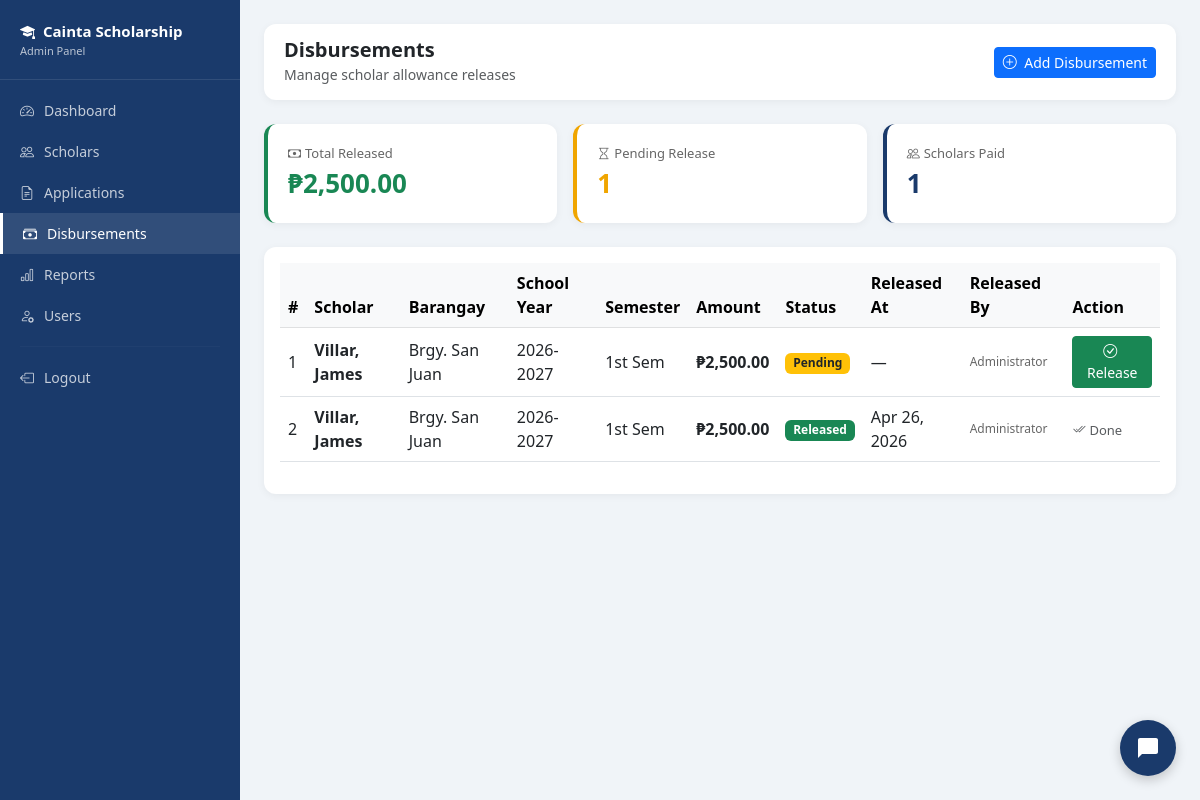
The page /admin/disbursements.php (signed in) on the database as committed earlier.
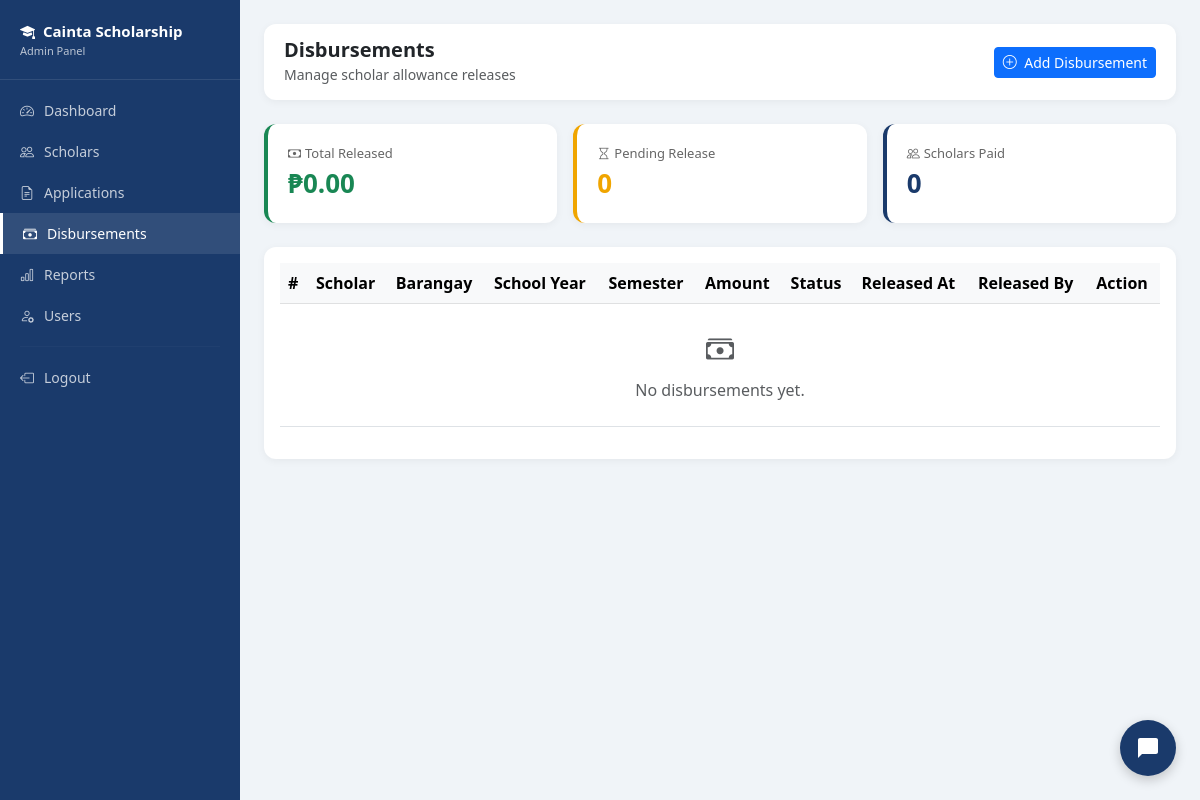
The same page on the database as committed later.
### tables this page shows
CREATE TABLE `disbursements` (
  `disbursement_id` int(11) NOT NULL,
  `scholar_id` int(11) NOT NULL,
  `school_year` varchar(20) DEFAULT NULL,
  `semester` enum('1st','2nd') DEFAULT NULL,
  `amount` decimal(10,2) DEFAULT NULL,
  `status` enum('pending','released') DEFAULT 'pending',
  `released_by` int(11) DEFAULT NULL,
  `released_at` timestamp NULL DEFAULT NULL,
  `created_at` timestamp NOT NULL DEFAULT current_timestamp()
);

CREATE TABLE `students` (
  `student_id` int(11) NOT NULL,
  `first_name` varchar(50) NOT NULL,
  `last_name` varchar(50) NOT NULL,
  `middle_name` varchar(50) DEFAULT NULL,
  `email` varchar(100) NOT NULL,
  `password` varchar(255) NOT NULL,
  `contact_no` varchar(20) DEFAULT NULL,
  `address` text DEFAULT NULL,
  `barangay` varchar(100) DEFAULT NULL,
  `birthdate` date DEFAULT NULL,
  `gender` enum('Male','Female') DEFAULT NULL,
  `is_active` tinyint(4) DEFAULT 1,
  `created_at` timestamp NOT NULL DEFAULT current_timestamp(),
  `is_archived` tinyint(4) DEFAULT 0,
  `archived_at` timestamp NULL DEFAULT NULL,
  `archive_reason` varchar(255) DEFAULT NULL
);

CREATE TABLE `users` (
  `user_id` int(11) NOT NULL,
  `full_name` varchar(100) NOT NULL,
  `username` varchar(50) NOT NULL,
  `password` varchar(255) NOT NULL,
  `role` enum('admin','officer','cashier') NOT NULL,
  `email` varchar(100) DEFAULT NULL,
  `is_active` tinyint(4) DEFAULT 1,
  `created_at` timestamp NOT NULL DEFAULT current_timestamp()
);

### admin/disbursements.php (the view, shortened to what the changed rows need)
<?php
require_once '../includes/db.php';
$is_admin = $_SESSION['role'] == 'admin';
$disbursements = $pdo->query("
    SELECT d.*, s.first_name, s.last_name, s.barangay,
            u.full_name as released_by_name
    FROM disbursements d
    LEFT JOIN students s ON d.scholar_id = s.student_id
    LEFT JOIN users u ON d.released_by = u.user_id
    ORDER BY d.created_at DESC
")->fetchAll();
$total_released = $pdo->query("SELECT SUM(amount) FROM disbursements WHERE status='released'")->fetchColumn();
$total_pending = $pdo->query("SELECT COUNT(*) FROM disbursements WHERE status='pending'")->fetchColumn();
$total_scholars_disbursed = $pdo->query("SELECT COUNT(DISTINCT scholar_id) FROM disbursements WHERE status='released'")->fetchColumn();
?>
<!DOCTYPE html>
<html lang="en">
<head>
    <link href="https://cdn.jsdelivr.net/npm/bootstrap@5.3.0/dist/css/bootstrap.min.css" rel="stylesheet">
    <link href="https://cdn.jsdelivr.net/npm/bootstrap-icons@1.10.0/font/bootstrap-icons.css" rel="stylesheet">
</head>
<body>
<?php if($is_admin): ?>
<div class="main-content">
<?php endif; ?>
    <div class="row g-3 mb-4">
        <div class="col-md-4">
            <div class="stat-card" style="border-color: #198754;">
                <div style="font-size:13px; color:#666;"><i class="bi bi-cash me-1"></i>Total Released</div>
                <div style="font-size:26px; font-weight:700; color:#198754;">₱<?= number_format($total_released ?? 0, 2) ?></div>
            </div>
        </div>
        <div class="col-md-4">
            <div class="stat-card" style="border-color: #f0a500;">
                <div style="font-size:13px; color:#666;"><i class="bi bi-hourglass me-1"></i>Pending Release</div>
                <div style="font-size:26px; font-weight:700; color:#f0a500;"><?= $total_pending ?></div>
            </div>
        </div>
        <div class="col-md-4">
            <div class="stat-card" style="border-color: #1A3A6B;">
                <div style="font-size:13px; color:#666;"><i class="bi bi-people me-1"></i>Scholars Paid</div>
                <div style="font-size:26px; font-weight:700; color:#1A3A6B;"><?= $total_scholars_disbursed ?></div>
            </div>
        </div>
    </div>
    <div class="card">
        <div class="card-body">
            <div class="table-responsive">
                <table class="table table-hover align-middle">
                    <thead class="table-light">
                        <tr>
                            <th>#</th>
                            <th>Scholar</th>
                            <th>Barangay</th>
                            <th>School Year</th>
                            <th>Semester</th>
                            <th>Amount</th>
                            <th>Status</th>
                            <th>Released At</th>
                            <th>Released By</th>
                            <th>Action</th>
                        </tr>
                    </thead>
                    <tbody>
                        <?php if(empty($disbursements)): ?>
                        <tr>
                            <td colspan="10" class="text-center text-muted py-4">
                                <i class="bi bi-cash-stack fs-3 d-block mb-2"></i>
                                No disbursements yet.
                            </td>
                        </tr>
                        <?php else: ?>
                        <?php foreach($disbursements as $i => $d): ?>
                        <tr>
                            <td><?= $i + 1 ?></td>
                            <td><strong><?= htmlspecialchars($d['last_name'] . ', ' . $d['first_name']) ?></strong></td>
                            <td><?= htmlspecialchars($d['barangay']) ?></td>
                            <td><?= $d['school_year'] ?></td>
                            <td><?= $d['semester'] ?> Sem</td>
                            <td><strong>₱<?= number_format($d['amount'], 2) ?></strong></td>
                            <td>
                                <span class="badge <?= $d['status']=='released' ? 'bg-success' : 'bg-warning text-dark' ?>">
                                    <?= ucfirst($d['status']) ?>
                                </span>
                            </td>
                            <td><?= $d['released_at'] ? date('M d, Y', strtotime($d['released_at'])) : '—' ?></td>
                            <td style="font-size:12px; color:#666;"><?= $d['released_by_name'] ? htmlspecialchars($d['released_by_name']) : '—' ?></td>
                            <td>
                                <?php if($d['status'] == 'pending'): ?>
                                <a href="disbursements.php?release=<?= $d['disbursement_id'] ?>"
                                    class="btn btn-sm btn-success"
                                    onclick="return confirm('Release ₱<?= number_format($d['amount'],2) ?> for <?= htmlspecialchars($d['first_name'] . ' ' . $d['last_name']) ?>?')">
                                    <i class="bi bi-check-circle me-1"></i> Release
                                </a>
                                <?php else: ?>
                                <span class="text-muted" style="font-size:13px;"><i class="bi bi-check2-all me-1"></i>Done</span>
                                <?php endif; ?>
                            </td>
                        </tr>
                        <?php endforeach; ?>
                        <?php endif; ?>
                    </tbody>
                </table>
            </div>
        </div>
    </div>
<?php if($is_admin): ?>
</div>
<?php else: ?>
</div>
<?php endif; ?>
</body>
</html>

Rows that differ between the two databases and show on the page:
removed disbursements: students.last_name+first_name "Villar, James", students.barangay "Brgy. San Juan", school_year "2026-2027", semester "1st", amount "2,500.00", status "Pending", users.full_name "Administrator"
removed disbursements: students.last_name+first_name "Villar, James", students.barangay "Brgy. San Juan", school_year "2026-2027", semester "1st", amount "2,500.00", status "Released", released_at "Apr 26, 2026", users.full_name "Administrator", shows "Done"
Other text that changed with them:
$total_released: "2,500.00" → "0.00"
$total_pending: "1" → "0"
$total_scholars_disbursed: "1" → "0"
text now shown: "No disbursements yet."
